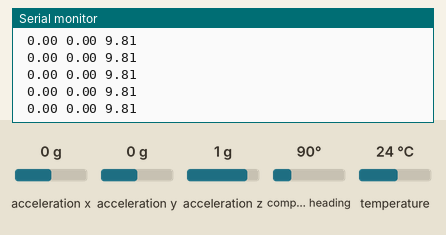
Simulated run of this sketch. Board: Arduino Uno, built with avr-gcc and run on an emulated ATmega328P. On the bench: the last lines printed to the serial monitor. The inputs (shaded band) are chosen by the test bench; at power-on: acceleration x 0 g, acceleration z 1 g, acceleration y 0 g, compass heading 90°, temperature 24 °C.

Above: at 2.2 s.
2.3 s: acceleration x set to -1.4 g
At 2.31 s:
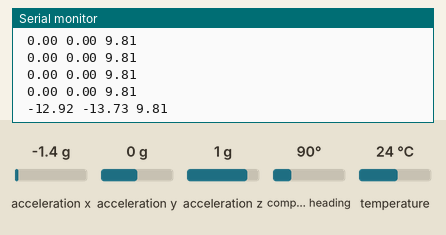
3.8 s: acceleration z set to -1.4 g
At 3.81 s:
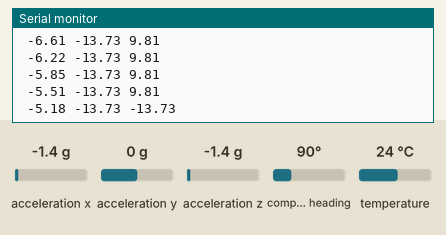
5.3 s: acceleration x set to -0.8 g
At 5.32 s:
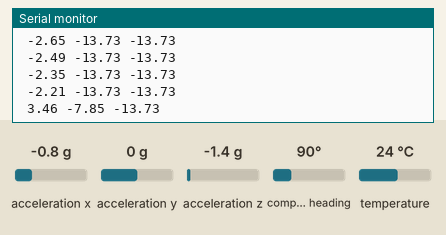
Timing chart, 0 to 8.3 s (numbered marks = the images above; inputs shaded):
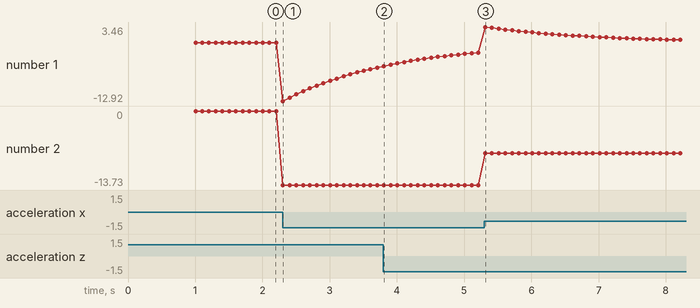

Measured:
- after the input at 2.3 s, the serial monitor: prints a new line at once (image 1)
- after the input at 3.8 s, the serial monitor: prints a new line at once (image 2)
- plotted number 1: 0 → -5.51 after the input at 2.3 s
- plotted number 2: 0 → -13.73 after the input at 2.3 s

The sketch:

RawAccel_getlinaccel_increaseODR.ino
```cpp
#include <Wire.h>
#include <Adafruit_Sensor.h>
#include <Adafruit_BNO055.h>
#include <utility/imumaths.h>

/* This driver reads raw data from the BNO055

   Connections
   ===========
   Connect SCL to analog 5
   Connect SDA to analog 4
   Connect VDD to 3.3V DC
   Connect GROUND to common ground

   History
   =======
   2015/MAR/03  - First release (KTOWN)
*/

/* Set the delay between fresh samples */
#define BNO055_SAMPLERATE_DELAY_MS (100)

// Check I2C device address and correct line below (by default address is 0x29 or 0x28)
//                                   id, address
Adafruit_BNO055 bno = Adafruit_BNO055(-1, 0x28, &Wire);

/**************************************************************************/
/*
    Arduino setup function (automatically called at startup)
*/
/**************************************************************************/
void setup(void)
{
  Serial.begin(115200);

  while (!Serial) delay(10);  // wait for serial port to open!

  Serial.println("Orientation Sensor Raw Data Test"); Serial.println("");

  /* Initialise the sensor */
  if(!bno.begin())
  {
    /* There was a problem detecting the BNO055 ... check your connections */
    Serial.print("Ooops, no BNO055 detected ... Check your wiring or I2C ADDR!");
    while(1);
  }

  delay(1000);

  /* Display the current temperature */
  int8_t temp = bno.getTemp();
  Serial.print("Current Temperature: ");
  Serial.print(temp);
  Serial.println(" C");
  Serial.println("");

  bno.setExtCrystalUse(true);

  Serial.println("Calibration status values: 0=uncalibrated, 3=fully calibrated");
}

/**************************************************************************/
/*
    Arduino loop function, called once 'setup' is complete (your own code
    should go here)
*/
/**************************************************************************/

// Define simulation parameters
const float f_s = 1000.0; // Sampling frequency in Hz
const float f_c = 10;   // Cutoff frequency in Hz

// Calculate filter parameter alpha
const float RC = 1.0 / (2 * 3.14159 * f_c);
const float dt = 1.0 / f_s; // Sampling interval
const float alpha = RC / (RC + dt);

// Variables for filtering
float x_prev = 0.0; // Previous input
float y_prev = 0.0; // Previous output

const unsigned long interval = 100; //f=100Hz // Time interval in milliseconds (e.g., 1000 ms = 1 second)
unsigned long prevTime = 0;
float deltaTime=0.1;

void loop(void)
{
  unsigned long currentTime = millis();
  // Possible vector values can be:
  // - VECTOR_ACCELEROMETER - m/s^2
  // - VECTOR_MAGNETOMETER  - uT
  // - VECTOR_GYROSCOPE     - rad/s
  // - VECTOR_EULER         - degrees
  // - VECTOR_LINEARACCEL   - m/s^2
  // - VECTOR_GRAVITY       - m/s^2
  imu::Vector<3> euler = bno.getVector(Adafruit_BNO055::VECTOR_ACCELEROMETER);


if( currentTime- prevTime>=interval){

  prevTime = currentTime;

float x=euler.x();
 float t=x;
    // Apply the high-pass filter
  float y = alpha * (y_prev + t - x_prev);
    // Update previous values
  x_prev = t;
  y_prev = y;
  /* Display the floating point data */
  Serial.print(" ");
  Serial.print(y);
  Serial.print(" ");
  Serial.print(euler.x());
  Serial.print(" ");
  Serial.println(euler.z());
  //Serial.print("\t\t");
}

  /*
  // Quaternion data
  imu::Quaternion quat = bno.getQuat();
  Serial.print("qW: ");
  Serial.print(quat.w(), 4);
  Serial.print(" qX: ");
  Serial.print(quat.x(), 4);
  Serial.print(" qY: ");
  Serial.print(quat.y(), 4);
  Serial.print(" qZ: ");
  Serial.print(quat.z(), 4);
  Serial.print("\t\t");
  */

  /* Display calibration status for each sensor. */
  // uint8_t system, gyro, accel, mag = 0;
  // bno.getCalibration(&system, &gyro, &accel, &mag);
  // Serial.print("CALIBRATION: Sys=");
  // Serial.print(system, DEC);
  // Serial.print(" Gyro=");
  // Serial.print(gyro, DEC);
  // Serial.print(" Accel=");
  // Serial.print(accel, DEC);
  // Serial.print(" Mag=");
  // Serial.println(mag, DEC);

  // delay(BNO055_SAMPLERATE_DELAY_MS);
}
```
